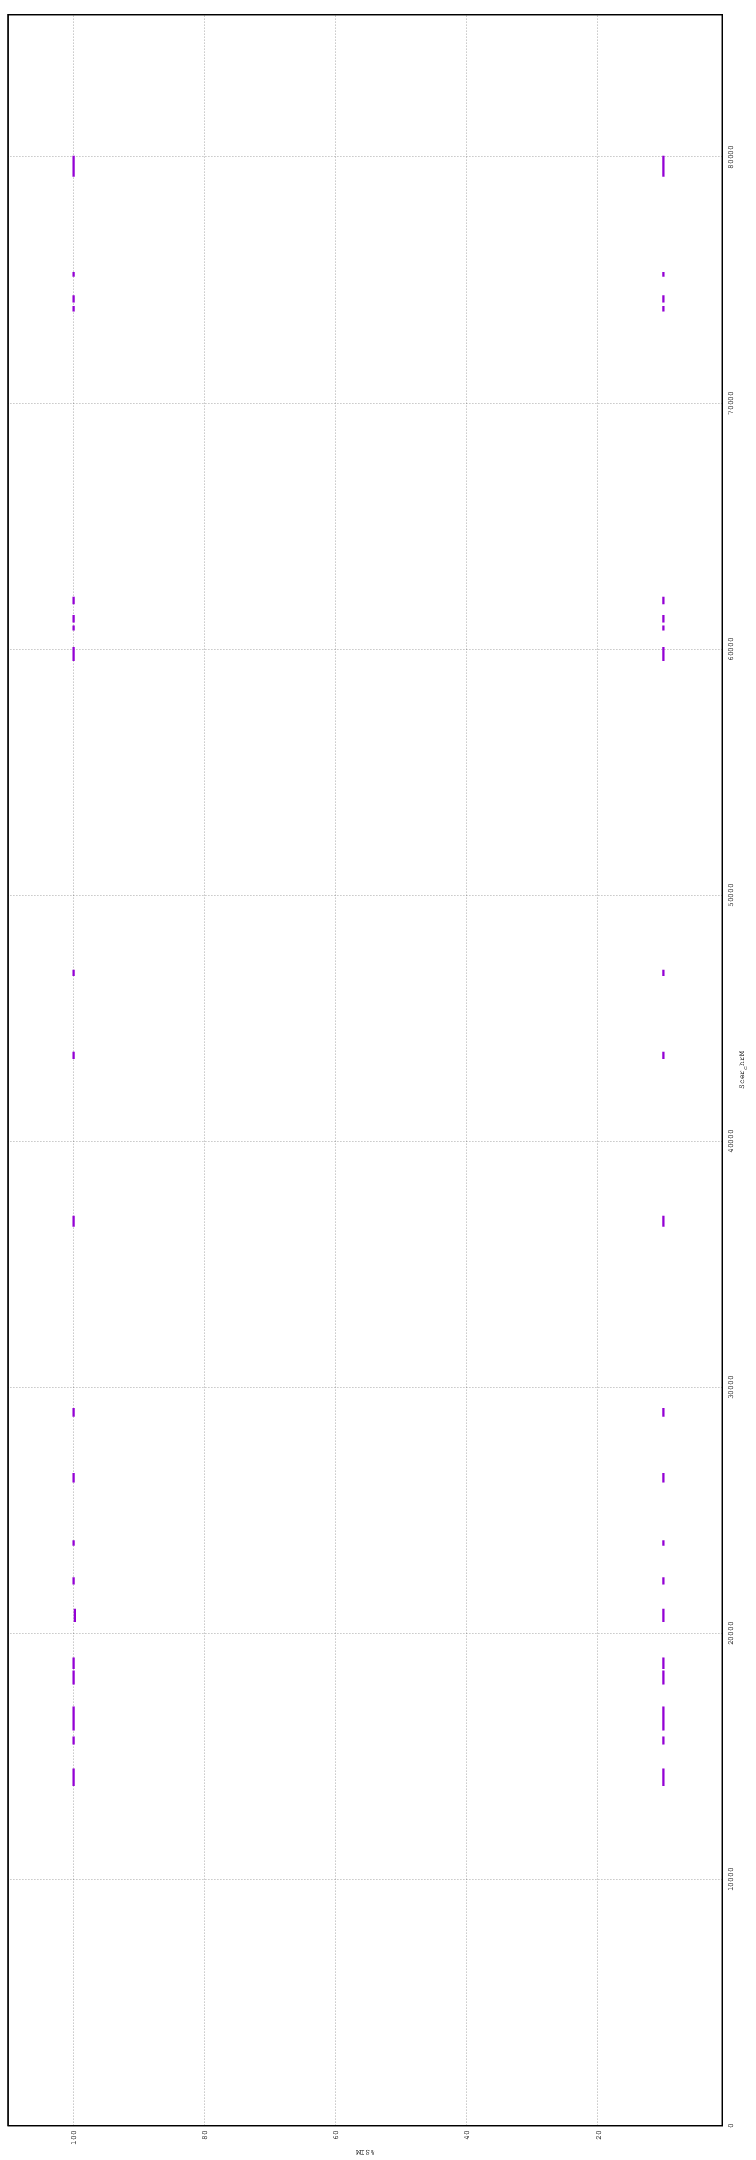

Here is the gnuplot script that generated this plot:
set terminal postscript color solid "Courier" 8
set output "/home/jj/Desktop/Bioinformatics/3rd_year/1term/Computational_genomics/Seminars/exercise_04/blast/chrM-x-SRR7548448/chrM-x-SRR7548448_megablast.dnadiff.covg.ps"
set size 3,1.5
set grid
unset key
set border 15
set tics scale 0
set xlabel "Scer_chrM"
set ylabel "%SIM"
set format "%.0f"
set mouse format "%.0f"
set mouse mouseformat "[%.0f, %.0f]"
if(GPVAL_VERSION < 5) set mouse clipboardformat "[%.0f, %.0f]"
set xrange [1:85779]
set yrange [1:110]
set style line 1  lt 1 lw 4
set style line 2  lt 3 lw 4
set style line 3  lt 2 lw 4 pt 6 ps 0.5
plot \
 "/home/jj/Desktop/Bioinformatics/3rd_year/1term/Computational_genomics/Seminars/exercise_04/blast/chrM-x-SRR7548448/chrM-x-SRR7548448_megablast.dnadiff.covg.fplot" title "FWD" w l ls 1, \
 "/home/jj/Desktop/Bioinformatics/3rd_year/1term/Computational_genomics/Seminars/exercise_04/blast/chrM-x-SRR7548448/chrM-x-SRR7548448_megablast.dnadiff.covg.rplot" title "REV" w l ls 2
